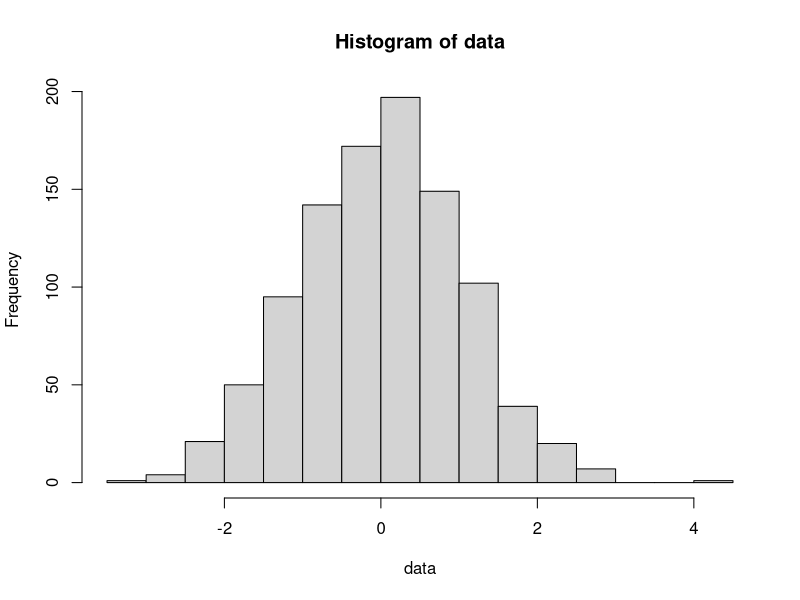
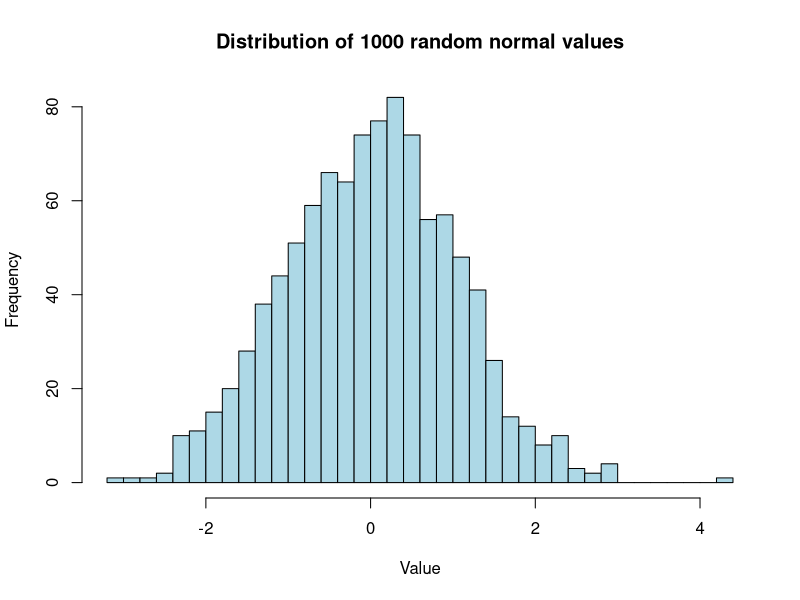
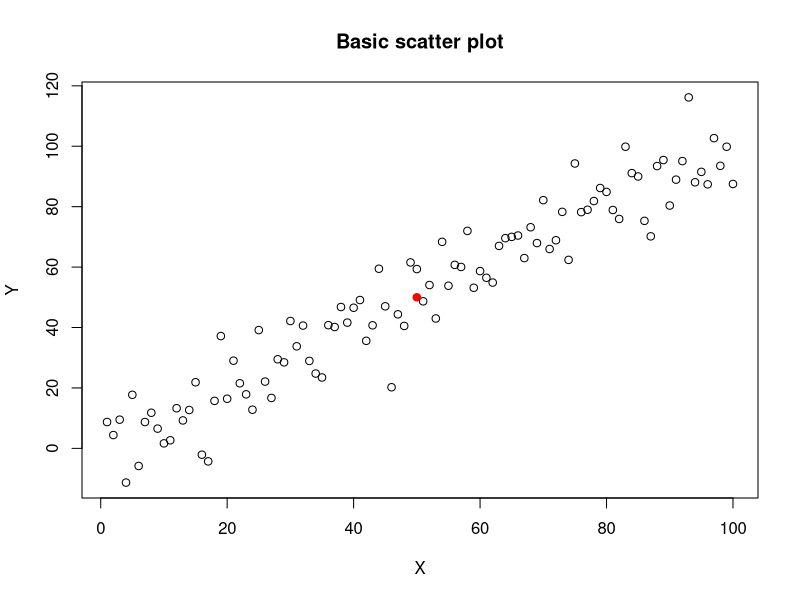
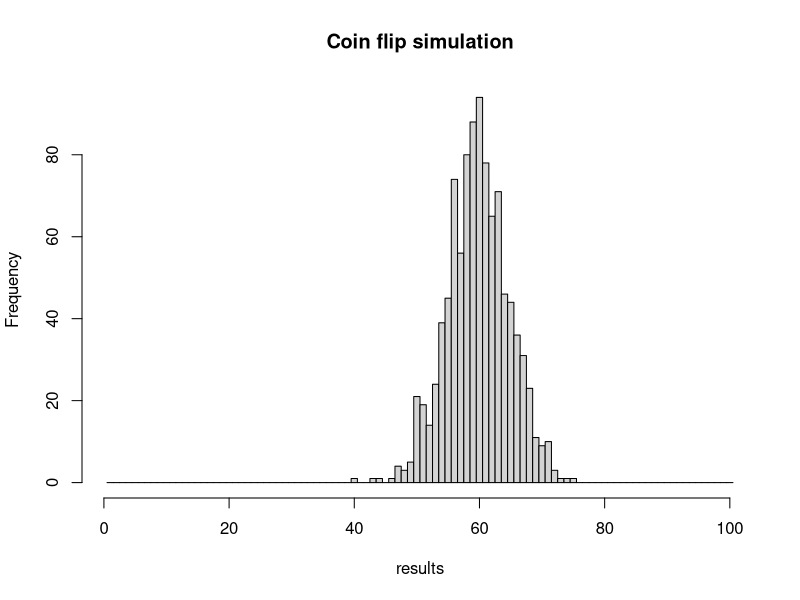

R code for these plots, in order:
## ---- chunk 1
knitr::opts_chunk$set(echo = TRUE)
## ---- chunk 2
# Numeric vector
a_vector <- c(1, 5, 4, 9, 0)

# Character vector
my_longer_vector <- c(1, 2, 'three', '4', 'V', 6, 7, 8)

# Using the : operator for sequences
x <- 1:7
y <- 2:-2

# Using seq() for more control
step_size <- seq(1, 10, by = 0.25)
length_specified <- seq(1, 10, length.out = 20)
## ---- chunk 3
# Select single element
my_single_element <- my_longer_vector[5]

# Select a range
the_start <- my_longer_vector[1:3]

# Select specific positions
my_part_of_vector <- my_longer_vector[c(1, 2, 5)]

# Overwrite elements
my_longer_vector[1:3] <- c('replace', 'this', 'now')
## ---- chunk 4
vector1 <- c(1, 5, 6, 7, 2, 3, 5, 4, 6, 8, 1, 9, 0, 1)
binary_vector <- vector1 > 5
selected <- vector1[binary_vector]
## ---- chunk 5
# Generate some data
data <- rnorm(1000)

# Basic histogram
hist(data)

# Customize breaks and labels
hist(data, breaks = 30, main = "Distribution of 1000 random normal values",
     xlab = "Value", col = "lightblue")
## ---- chunk 6
# Simple scatter plot
x <- 1:100
y <- x + rnorm(100, sd = 10)
plot(x, y, main = "Basic scatter plot", xlab = "X", ylab = "Y")

# Add points to existing plot
points(50, 50, col = "red", pch = 19)
## ---- chunk 7
# Print each value in a vector
my_vector <- runif(5)
for (x in my_vector) {
  y <- x * 3
  print(y)
}

# Repeat exactly n times
for (i in 1:10) {
  print("This runs 10 times")
}

# Common pattern: pre-allocate a vector and fill it
results <- numeric(100)
for (i in 1:100) {
  results[i] <- rnorm(1)
}
## ---- chunk 8
# Count up from 1 to 5
i <- 1
while (i < 6) {
  print(i)
  i <- i + 1
}

# Exit early with break
counter <- 0
while (TRUE) {
  value <- rnorm(1)
  counter <- counter + 1
  if (value > 1) {
    break
  }
}
## ---- chunk 9
# Simulate 100 coin flips and count heads
n_flips <- 100
p_heads <- 0.6
results <- numeric(1000)  # Pre-allocate for efficiency

for (i in 1:1000) {
  flips <- sample(c(0, 1), n_flips, replace = TRUE, prob = c(1 - p_heads, p_heads))
  results[i] <- sum(flips)
}

# Visualize the distribution
hist(results, breaks = seq(0, n_flips) + 0.5, main = "Coin flip simulation")
